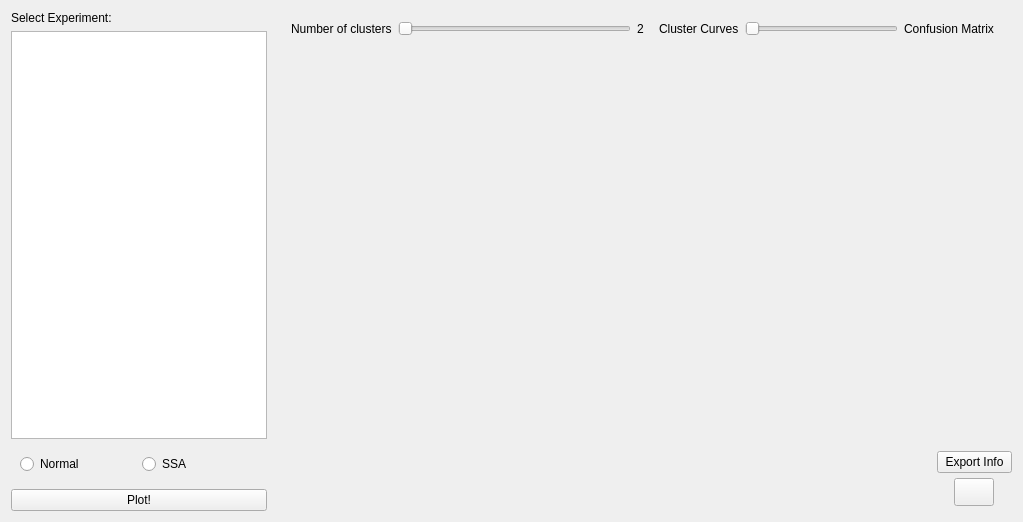
      <widget class="QWidget" name="page_2">
       <property name="layoutDirection">
        <enum>Qt::LeftToRight</enum>
       </property>
       <layout class="QHBoxLayout" name="horizontalLayout_16">
        <item>
         <widget class="QFrame" name="frame_41">
          <property name="minimumSize">
           <size>
            <width>260</width>
            <height>500</height>
           </size>
          </property>
          <property name="maximumSize">
           <size>
            <width>500</width>
            <height>1680</height>
           </size>
          </property>
          <property name="frameShape">
           <enum>QFrame::NoFrame</enum>
          </property>
          <property name="frameShadow">
           <enum>QFrame::Plain</enum>
          </property>
          <property name="midLineWidth">
           <number>1</number>
          </property>
          <layout class="QGridLayout" name="gridLayout_18">
           <property name="leftMargin">
            <number>0</number>
           </property>
           <property name="topMargin">
            <number>0</number>
           </property>
           <property name="bottomMargin">
            <number>0</number>
           </property>
           <property name="horizontalSpacing">
            <number>5</number>
           </property>
           <item row="0" column="0">
            <widget class="QLabel" name="label_17">
             <property name="styleSheet">
              <string notr="true">font: 75 13pt &quot;Ubuntu Condensed&quot;;</string>
             </property>
             <property name="text">
              <string>Select Experiment:</string>
             </property>
            </widget>
           </item>
           <item row="3" column="0">
            <widget class="QPushButton" name="ClusterPlotButton">
             <property name="maximumSize">
              <size>
               <width>16777215</width>
               <height>30</height>
              </size>
             </property>
             <property name="styleSheet">
              <string notr="true">font: 75 13pt &quot;Ubuntu Condensed&quot;;</string>
             </property>
             <property name="text">
              <string>Plot!</string>
             </property>
            </widget>
           </item>
           <item row="1" column="0">
            <widget class="QTableView" name="tableCluster">
             <property name="minimumSize">
              <size>
               <width>0</width>
               <height>290</height>
              </size>
             </property>
             <property name="styleSheet">
              <string notr="true">font: 10pt &quot;Ubuntu Condensed&quot;;</string>
             </property>
            </widget>
           </item>
           <item row="2" column="0">
            <widget class="QFrame" name="frame_47">
             <property name="minimumSize">
              <size>
               <width>0</width>
               <height>30</height>
              </size>
             </property>
             <property name="maximumSize">
              <size>
               <width>16777215</width>
               <height>40</height>
              </size>
             </property>
             <property name="frameShape">
              <enum>QFrame::NoFrame</enum>
             </property>
             <property name="frameShadow">
              <enum>QFrame::Plain</enum>
             </property>
             <layout class="QHBoxLayout" name="horizontalLayout_19">
              <item>
               <widget class="QRadioButton" name="rbNormal">
                <property name="text">
                 <string>Normal</string>
                </property>
               </widget>
              </item>
              <item>
               <widget class="QRadioButton" name="rbSSA">
                <property name="text">
                 <string>SSA</string>
                </property>
               </widget>
              </item>
             </layout>
            </widget>
           </item>
          </layout>
         </widget>
        </item>
        <item>
         <widget class="QFrame" name="frame_43">
          <property name="minimumSize">
           <size>
            <width>730</width>
            <height>500</height>
           </size>
          </property>
          <property name="maximumSize">
           <size>
            <width>16777215</width>
            <height>16777215</height>
           </size>
          </property>
          <property name="frameShape">
           <enum>QFrame::NoFrame</enum>
          </property>
          <property name="frameShadow">
           <enum>QFrame::Plain</enum>
          </property>
          <layout class="QVBoxLayout" name="verticalLayout_28">
           <property name="spacing">
            <number>0</number>
           </property>
           <property name="leftMargin">
            <number>0</number>
           </property>
           <property name="topMargin">
            <number>0</number>
           </property>
           <property name="rightMargin">
            <number>0</number>
           </property>
           <property name="bottomMargin">
            <number>0</number>
           </property>
           <item>
            <widget class="QFrame" name="frame_44">
             <property name="maximumSize">
              <size>
               <width>16777215</width>
               <height>53</height>
              </size>
             </property>
             <property name="frameShape">
              <enum>QFrame::NoFrame</enum>
             </property>
             <property name="frameShadow">
              <enum>QFrame::Plain</enum>
             </property>
             <property name="midLineWidth">
              <number>1</number>
             </property>
             <layout class="QHBoxLayout" name="horizontalLayout_14">
              <property name="topMargin">
               <number>0</number>
              </property>
              <item>
               <widget class="QFrame" name="frame_42">
                <property name="frameShape">
                 <enum>QFrame::NoFrame</enum>
                </property>
                <property name="frameShadow">
                 <enum>QFrame::Plain</enum>
                </property>
                <layout class="QHBoxLayout" name="horizontalLayout_17">
                 <property name="leftMargin">
                  <number>0</number>
                 </property>
                 <property name="topMargin">
                  <number>0</number>
                 </property>
                 <property name="rightMargin">
                  <number>0</number>
                 </property>
                 <property name="bottomMargin">
                  <number>0</number>
                 </property>
                 <item>
                  <widget class="QLabel" name="label_20">
                   <property name="styleSheet">
                    <string notr="true">font: 75 13pt &quot;Ubuntu Condensed&quot;;</string>
                   </property>
                   <property name="text">
                    <string>Number of clusters</string>
                   </property>
                  </widget>
                 </item>
                 <item>
                  <widget class="QSlider" name="clusterSlider">
                   <property name="orientation">
                    <enum>Qt::Horizontal</enum>
                   </property>
                  </widget>
                 </item>
                 <item>
                  <widget class="QLabel" name="number_cluster">
                   <property name="maximumSize">
                    <size>
                     <width>20</width>
                     <height>16777215</height>
                    </size>
                   </property>
                   <property name="styleSheet">
                    <string notr="true">font: 75 13pt &quot;Ubuntu Condensed&quot;;</string>
                   </property>
                   <property name="text">
                    <string>2</string>
                   </property>
                  </widget>
                 </item>
                </layout>
               </widget>
              </item>
              <item>
               <widget class="QFrame" name="frame_45">
                <property name="frameShape">
                 <enum>QFrame::NoFrame</enum>
                </property>
                <property name="frameShadow">
                 <enum>QFrame::Plain</enum>
                </property>
                <layout class="QHBoxLayout" name="horizontalLayout_18">
                 <item>
                  <widget class="QLabel" name="label_21">
                   <property name="styleSheet">
                    <string notr="true">font: 75 13pt &quot;Ubuntu Condensed&quot;;</string>
                   </property>
                   <property name="text">
                    <string>Cluster Curves</string>
                   </property>
                  </widget>
                 </item>
                 <item>
                  <widget class="QSlider" name="typeCluster">
                   <property name="maximum">
                    <number>1</number>
                   </property>
                   <property name="orientation">
                    <enum>Qt::Horizontal</enum>
                   </property>
                  </widget>
                 </item>
                 <item>
                  <widget class="QLabel" name="label_16">
                   <property name="styleSheet">
                    <string notr="true">font: 75 13pt &quot;Ubuntu Condensed&quot;;</string>
                   </property>
                   <property name="text">
                    <string>Confusion Matrix</string>
                   </property>
                  </widget>
                 </item>
                </layout>
               </widget>
              </item>
             </layout>
            </widget>
           </item>
           <item>
            <widget class="QFrame" name="tsneFrame2_2">
             <property name="minimumSize">
              <size>
               <width>680</width>
               <height>455</height>
              </size>
             </property>
             <property name="frameShape">
              <enum>QFrame::NoFrame</enum>
             </property>
             <property name="frameShadow">
              <enum>QFrame::Plain</enum>
             </property>
             <layout class="QHBoxLayout" name="horizontalLayout_13">
              <property name="spacing">
               <number>0</number>
              </property>
              <property name="leftMargin">
               <number>0</number>
              </property>
              <property name="topMargin">
               <number>0</number>
              </property>
              <property name="rightMargin">
               <number>0</number>
              </property>
              <property name="bottomMargin">
               <number>0</number>
              </property>
              <item>
               <widget class="QFrame" name="tsneFrame3_2">
                <property name="minimumSize">
                 <size>
                  <width>640</width>
                  <height>455</height>
                 </size>
                </property>
                <property name="frameShape">
                 <enum>QFrame::NoFrame</enum>
                </property>
                <property name="frameShadow">
                 <enum>QFrame::Plain</enum>
                </property>
                <layout class="QVBoxLayout" name="verticalLayout_29">
                 <property name="spacing">
                  <number>0</number>
                 </property>
                 <property name="leftMargin">
                  <number>0</number>
                 </property>
                 <property name="topMargin">
                  <number>0</number>
                 </property>
                 <property name="rightMargin">
                  <number>0</number>
                 </property>
                 <property name="bottomMargin">
                  <number>0</number>
                 </property>
                 <item>
                  <widget class="QFrame" name="cluster_frame">
                   <property name="frameShape">
                    <enum>QFrame::NoFrame</enum>
                   </property>
                   <property name="frameShadow">
                    <enum>QFrame::Plain</enum>
                   </property>
                   <layout class="QHBoxLayout" name="horizontalLayout_15">
                    <property name="leftMargin">
                     <number>0</number>
                    </property>
                    <property name="topMargin">
                     <number>0</number>
                    </property>
                    <property name="rightMargin">
                     <number>0</number>
                    </property>
                    <property name="bottomMargin">
                     <number>0</number>
                    </property>
                    <item>
                     <widget class="QLabel" name="clustering1">
                      <property name="minimumSize">
                       <size>
                        <width>450</width>
                        <height>0</height>
                       </size>
                      </property>
                      <property name="text">
                       <string/>
                      </property>
                     </widget>
                    </item>
                   </layout>
                  </widget>
                 </item>
                 <item>
                  <widget class="QFrame" name="frame_46">
                   <property name="minimumSize">
                    <size>
                     <width>0</width>
                     <height>60</height>
                    </size>
                   </property>
                   <property name="maximumSize">
                    <size>
                     <width>16777215</width>
                     <height>60</height>
                    </size>
                   </property>
                   <property name="frameShape">
                    <enum>QFrame::NoFrame</enum>
                   </property>
                   <property name="frameShadow">
                    <enum>QFrame::Plain</enum>
                   </property>
                   <layout class="QHBoxLayout" name="horizontalLayout_20">
                    <property name="spacing">
                     <number>0</number>
                    </property>
                    <property name="leftMargin">
                     <number>0</number>
                    </property>
                    <property name="topMargin">
                     <number>0</number>
                    </property>
                    <property name="rightMargin">
                     <number>0</number>
                    </property>
                    <property name="bottomMargin">
                     <number>0</number>
                    </property>
                    <item>
                     <widget class="QLabel" name="loading_cluster">
                      <property name="minimumSize">
                       <size>
                        <width>0</width>
                        <height>50</height>
                       </size>
                      </property>
                      <property name="text">
                       <string/>
                      </property>
                     </widget>
                    </item>
                    <item>
                     <widget class="QFrame" name="frame_48">
                      <property name="maximumSize">
                       <size>
                        <width>75</width>
                        <height>16777215</height>
                       </size>
                      </property>
                      <property name="frameShape">
                       <enum>QFrame::NoFrame</enum>
                      </property>
                      <property name="frameShadow">
                       <enum>QFrame::Plain</enum>
                      </property>
                      <layout class="QVBoxLayout" name="verticalLayout_36">
                       <property name="spacing">
                        <number>0</number>
                       </property>
                       <property name="leftMargin">
                        <number>0</number>
                       </property>
                       <property name="topMargin">
                        <number>0</number>
                       </property>
                       <property name="rightMargin">
                        <number>0</number>
                       </property>
                       <property name="bottomMargin">
                        <number>0</number>
                       </property>
                       <item>
                        <widget class="QPushButton" name="exportCluster">
                         <property name="text">
                          <string>Export Info</string>
                         </property>
                        </widget>
                       </item>
                       <item>
                        <widget class="QFrame" name="frame_71">
                         <property name="frameShape">
                          <enum>QFrame::NoFrame</enum>
                         </property>
                         <property name="frameShadow">
                          <enum>QFrame::Plain</enum>
                         </property>
                         <layout class="QGridLayout" name="gridLayout_32">
                          <property name="leftMargin">
                           <number>0</number>
                          </property>
                          <property name="topMargin">
                           <number>0</number>
                          </property>
                          <property name="rightMargin">
                           <number>0</number>
                          </property>
                          <property name="bottomMargin">
                           <number>0</number>
                          </property>
                          <property name="spacing">
                           <number>0</number>
                          </property>
                          <item row="0" column="0">
                           <widget class="QFrame" name="frame_72">
                            <property name="frameShape">
                             <enum>QFrame::NoFrame</enum>
                            </property>
                            <property name="frameShadow">
                             <enum>QFrame::Plain</enum>
                            </property>
                            <layout class="QGridLayout" name="gridLayout_31">
                             <property name="leftMargin">
                              <number>0</number>
                             </property>
                             <property name="topMargin">
                              <number>0</number>
                             </property>
                             <property name="rightMargin">
                              <number>0</number>
                             </property>
                             <property name="bottomMargin">
                              <number>0</number>
                             </property>
                             <property name="spacing">
                              <number>0</number>
                             </property>
                             <item row="0" column="0">
                              <widget class="QPushButton" name="home8">
                               <property name="maximumSize">
                                <size>
                                 <width>40</width>
                                 <height>28</height>
                                </size>
                               </property>
                               <property name="text">
                                <string/>
                               </property>
                              </widget>
                             </item>
                            </layout>
                           </widget>
                          </item>
                         </layout>
                        </widget>
                       </item>
                      </layout>
                     </widget>
                    </item>
                   </layout>
                  </widget>
                 </item>
                </layout>
               </widget>
              </item>
             </layout>
            </widget>
           </item>
          </layout>
         </widget>
        </item>
       </layout>
      </widget>
